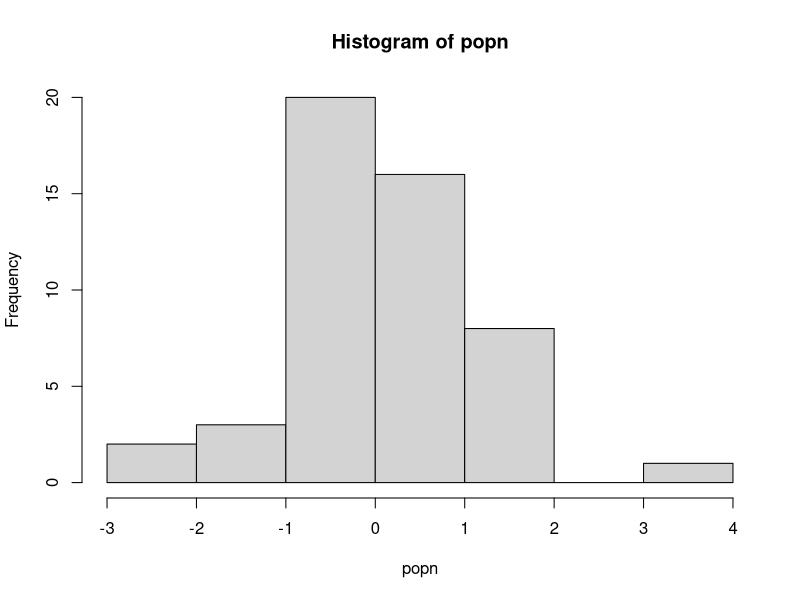

Source code (R): (Note: this script raises an error after producing the figure.)
doit = function(x){
  temp_x = sample(x, replace = TRUE)
  if(length(unique(temp_x)) > 30) {#only take mean if sample was sufficient
    print(paste("Mean of this sample was:", as.character(mean(temp_x))))
  } 
  else {
    stop("Couldn't calculate mean: too few unique values!")
  }
}

popn = rnorm(50)
hist(popn)

lapply(1:15, function(i) doit(popn))
result = lapply(1:15, function(i) try(doit(popn), FALSE))
class(result)
result = vector("list", 15) #Preallocate/Initialize
for(i in 1:15) {
  result[[i]] <- try(doit(popn), FALSE)
}